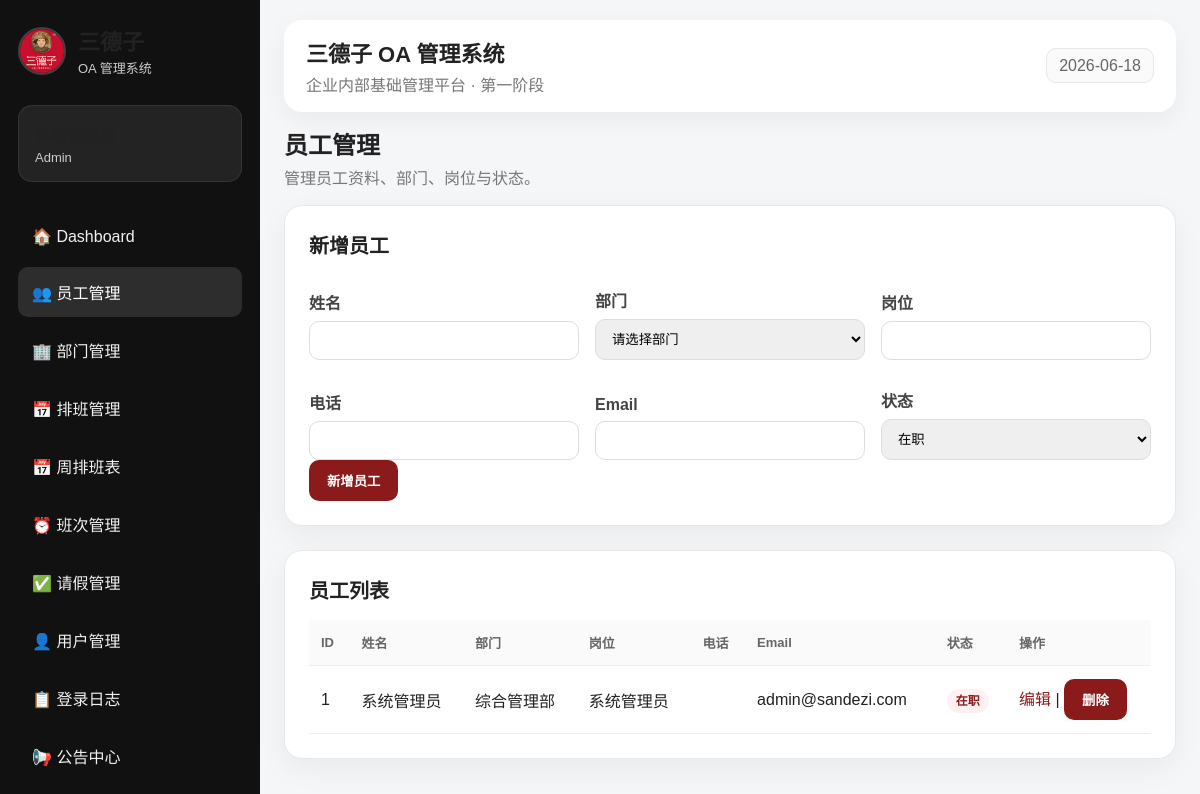
The page /employees.php (signed in) on the database its author committed.
### tables this page shows
CREATE TABLE employees (
    id            INT AUTO_INCREMENT PRIMARY KEY,
    name          VARCHAR(100) NOT NULL,
    department_id INT NULL,
    position      VARCHAR(100) NOT NULL,
    phone         VARCHAR(50),
    email         VARCHAR(150),
    status        ENUM('active','inactive') NOT NULL DEFAULT 'active',
    created_at    TIMESTAMP DEFAULT CURRENT_TIMESTAMP,
    FOREIGN KEY (department_id) REFERENCES departments(id) ON DELETE SET NULL
);

CREATE TABLE departments (
    id          INT AUTO_INCREMENT PRIMARY KEY,
    name        VARCHAR(100) NOT NULL,
    description VARCHAR(255),
    created_at  TIMESTAMP DEFAULT CURRENT_TIMESTAMP
);

### auth.php (called while the page is built, shortened)
<?php
function safe($value) {
    return htmlspecialchars((string)$value, ENT_QUOTES, 'UTF-8');
}
?>

### employees.php (the view, shortened to what this page needs)
<?php
require_once __DIR__ . '/header.php';
$employees = $pdo->query("
    SELECT e.*, d.name AS department_name
    FROM employees e
    LEFT JOIN departments d ON e.department_id = d.id
    ORDER BY e.id DESC
")->fetchAll();
$editEmployee = null;
?>
<div class="page-title">
    <h2>员工管理</h2>
    <p>管理员工资料、部门、岗位与状态。</p>
</div>
<section class="panel">
    <h2><?= $editEmployee ? '编辑员工' : '新增员工' ?></h2>
    <form method="POST">
        <div class="form-grid">
            <div>
                <label>姓名</label>
                <input type="text" name="name" required value="<?= safe($editEmployee['name'] ?? '') ?>">
            </div>
            <div>
                <label>部门</label>
                <select name="department_id" required>
                    <option value="">请选择部门</option>
                </select>
            </div>
            <div>
                <label>岗位</label>
                <input type="text" name="position" value="<?= safe($editEmployee['position'] ?? '') ?>">
            </div>
            <div>
                <label>电话</label>
                <input type="text" name="phone" value="<?= safe($editEmployee['phone'] ?? '') ?>">
            </div>
            <div>
                <label>Email</label>
                <input type="email" name="email" value="<?= safe($editEmployee['email'] ?? '') ?>">
            </div>
            <div>
                <label>状态</label>
                <select name="status">
                    <option value="active" <?= (($editEmployee['status'] ?? '') == 'active') ? 'selected' : '' ?>>在职</option>
                </select>
            </div>
        </div>
        <button class="btn" type="submit">
            <?= $editEmployee ? '保存修改' : '新增员工' ?>
        </button>
    </form>
</section>
<section class="panel">
    <h2>员工列表</h2>
    <table>
        <tr>
            <th>ID</th>
            <th>姓名</th>
            <th>部门</th>
            <th>岗位</th>
            <th>电话</th>
            <th>Email</th>
            <th>状态</th>
            <th>操作</th>
        </tr>
        <?php foreach ($employees as $e): ?>
            <tr>
                <td><?= safe($e['id']) ?></td>
                <td><?= safe($e['name']) ?></td>
                <td><?= safe($e['department_name'] ?? '-') ?></td>
                <td><?= safe($e['position']) ?></td>
                <td><?= safe($e['phone']) ?></td>
                <td><?= safe($e['email']) ?></td>
                <td>
                    <span class="badge">
                        <?= $e['status'] === 'active' ? '在职' : '离职' ?>
                    </span>
                </td>
                <td>
                    <a href="employees.php?edit=<?= safe($e['id']) ?>">编辑</a>
                    |
                    <form method="POST" style="display:inline;" onsubmit="return confirm('确定要删除这个员工吗？')">
                        <button type="submit" class="btn-link">删除</button>
                    </form>
                </td>
            </tr>
        <?php endforeach; ?>
    </table>
</section>
<?php require_once __DIR__ . '/footer.php'; ?>

### assets/style.css (style rules this page uses)
* { box-sizing: border-box; }
:root { --primary: #8b1a1a; --primary-dark: #641010; --bg: #f5f6f8; --card: #ffffff; --text: #222; --muted: #777; --border: #e8e8e8; --green: #2e7d32; }
body { margin: 0; font-family: Arial, "Microsoft YaHei", sans-serif; background: var(--bg); color: var(--text); }
a { color: var(--primary); text-decoration: none; }
.page-title { margin-bottom: 14px; }
.page-title h2 { margin: 0; font-size: 24px; }
.page-title p { color: var(--muted); margin-top: 4px; }
.panel { background: white; border-radius: 18px; padding: 24px; box-shadow: 0 10px 30px rgba(0,0,0,0.05); border: 1px solid var(--border); margin-bottom: 24px; }
.panel h2 { margin-top: 0; font-size: 20px; }
table { width: 100%; border-collapse: collapse; overflow: hidden; }
th { text-align: left; background: #fafafa; color: #666; font-size: 13px; }
th, td { padding: 13px 12px; border-bottom: 1px solid #eee; }
.form-grid { display: grid; grid-template-columns: repeat(3, minmax(180px, 1fr)); gap: 16px; align-items: end; }
label { display: block; color: #444; font-weight: bold; margin-top: 12px; }
input, select, textarea { width: 100%; border: 1px solid #ddd; border-radius: 10px; padding: 11px 12px; margin-top: 7px; font-family: inherit; }
button, .btn-light { display: inline-block; border: none; background: var(--primary); color: white; padding: 11px 18px; border-radius: 10px; cursor: pointer; font-weight: bold; }
.badge { background: #fff1f1; color: var(--primary); padding: 5px 9px; border-radius: 999px; font-size: 12px; font-weight: bold; }

### rows shown on the page
employees: id "1", name "系统管理员", department.name "综合管理部", position "系统管理员", email "admin@sandezi.com", status "在职"

### other values the page prints
safe($user['role']) "Admin"
safe(APP_NAME) "三德子 OA 管理系统"
safe(APP_SUBTITLE) "企业内部基础管理平台 · 第一阶段"
